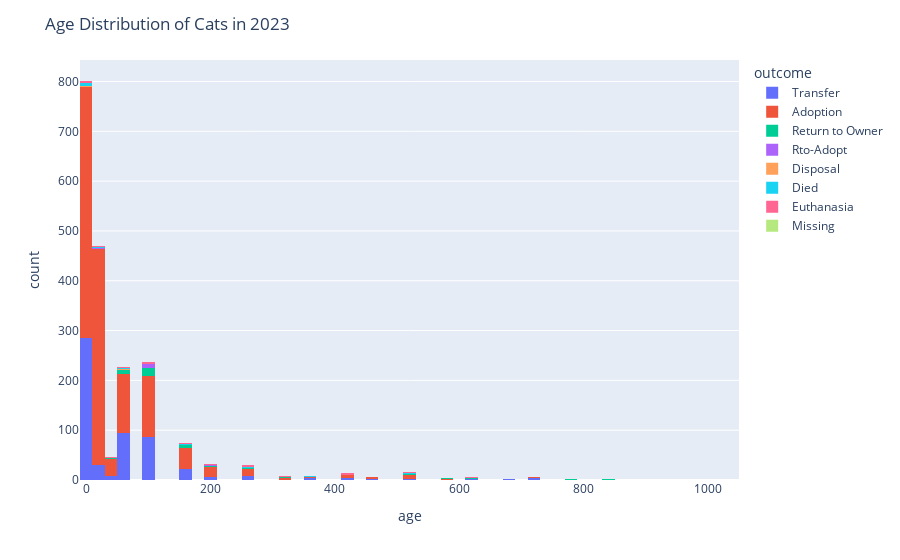

Source (notebook cell):
### Code cell
# create a seaborn histogram for age
# kittens are weeks 0 to approximately 26 weeks
# junior cats are weeks 26 to 104
# senior cats are weeks 520+ 
fig = px.histogram(df, x="age", color="outcome", nbins=55)

fig.update_layout(title_text='Age Distribution of Cats in 2023')
fig.for_each_trace(lambda t: t.update(name=rev_outcome.get(str(t.name), t.name)))
fig.show()

### Figure 1 — Plotly figure (JSON) as saved in the notebook; plotly's stock layout.template omitted (floating-point values rounded to 4 significant figures; data arrays with more than 128 entries replaced by an {"elided": "..."} marker saying what was removed)
{"data": [{"alignmentgroup": "True", "bingroup": "x", "hovertemplate": "outcome=2<br>age=%{x}<br>count=%{y}<extra></extra>", "legendgroup": "2", "marker": {"color": "#636efa", "pattern": {"shape": ""}}, "name": "Transfer", "nbinsx": 55, "offsetgroup": "2", "orientation": "v", "showlegend": true, "type": "histogram", "x": {"elided": "569 float values"}, "xaxis": "x", "yaxis": "y"}, {"alignmentgroup": "True", "bingroup": "x", "hovertemplate": "outcome=1<br>age=%{x}<br>count=%{y}<extra></extra>", "legendgroup": "1", "marker": {"color": "#EF553B", "pattern": {"shape": ""}}, "name": "Adoption", "nbinsx": 55, "offsetgroup": "1", "orientation": "v", "showlegend": true, "type": "histogram", "x": {"elided": "1313 int values"}, "xaxis": "x", "yaxis": "y"}, {"alignmentgroup": "True", "bingroup": "x", "hovertemplate": "outcome=3<br>age=%{x}<br>count=%{y}<extra></extra>", "legendgroup": "3", "marker": {"color": "#00cc96", "pattern": {"shape": ""}}, "name": "Return to Owner", "nbinsx": 55, "offsetgroup": "3", "orientation": "v", "showlegend": true, "type": "histogram", "x": [260, 52, 52, 312, 52, 260, 156, 52, 104, 312, 208, 312, 468, 624, 104, 104, 416, 52, 156, 52, 32, 104, 104, 104, 1040, 104, 104, 572, 364, 104, 24, 156, 104, 780, 520, 520, 36, 624, 104, 52, 156, 104, 832, 780, 104, 208, 884, 260, 520, 52, 156, 104, 832, 104, 104, 156], "xaxis": "x", "yaxis": "y"}, {"alignmentgroup": "True", "bingroup": "x", "hovertemplate": "outcome=4<br>age=%{x}<br>count=%{y}<extra></extra>", "legendgroup": "4", "marker": {"color": "#ab63fa", "pattern": {"shape": ""}}, "name": "Rto-Adopt", "nbinsx": 55, "offsetgroup": "4", "orientation": "v", "showlegend": true, "type": "histogram", "x": [104, 104, 104, 728, 104, 104, 104, 104, 104, 28, 208], "xaxis": "x", "yaxis": "y"}, {"alignmentgroup": "True", "bingroup": "x", "hovertemplate": "outcome=9<br>age=%{x}<br>count=%{y}<extra></extra>", "legendgroup": "9", "marker": {"color": "#FFA15A", "pattern": {"shape": ""}}, "name": "Disposal", "nbinsx": 55, "offsetgroup": "9", "orientation": "v", "showlegend": true, "type": "histogram", "x": [52, 104, 16, 8], "xaxis": "x", "yaxis": "y"}, {"alignmentgroup": "True", "bingroup": "x", "hovertemplate": "outcome=6<br>age=%{x}<br>count=%{y}<extra></extra>", "legendgroup": "6", "marker": {"color": "#19d3f3", "pattern": {"shape": ""}}, "name": "Died", "nbinsx": 55, "offsetgroup": "6", "orientation": "v", "showlegend": true, "type": "histogram", "x": [4, 12, 4, 260, 4, 5, 4, 59.93, 59.93, 208, 8, 260, 364, 156, 520, 24], "xaxis": "x", "yaxis": "y"}, {"alignmentgroup": "True", "bingroup": "x", "hovertemplate": "outcome=5<br>age=%{x}<br>count=%{y}<extra></extra>", "legendgroup": "5", "marker": {"color": "#FF6692", "pattern": {"shape": ""}}, "name": "Euthanasia", "nbinsx": 55, "offsetgroup": "5", "orientation": "v", "showlegend": true, "type": "histogram", "x": [156, 156, 32, 416, 104, 4, 52, 208, 364, 32, 5, 52, 208, 416, 8, 416, 260, 4, 624, 52, 312, 16, 520, 104, 260, 260, 520, 5, 104], "xaxis": "x", "yaxis": "y"}, {"alignmentgroup": "True", "bingroup": "x", "hovertemplate": "outcome=8<br>age=%{x}<br>count=%{y}<extra></extra>", "legendgroup": "8", "marker": {"color": "#B6E880", "pattern": {"shape": ""}}, "name": "Missing", "nbinsx": 55, "offsetgroup": "8", "orientation": "v", "showlegend": true, "type": "histogram", "x": [16, 44], "xaxis": "x", "yaxis": "y"}], "layout": {"barmode": "relative", "legend": {"title": {"text": "outcome"}, "tracegroupgap": 0}, "margin": {"t": 60}, "title": {"text": "Age Distribution of Cats in 2023"}, "xaxis": {"anchor": "y", "domain": [0, 1], "title": {"text": "age"}}, "yaxis": {"anchor": "x", "domain": [0, 1], "title": {"text": "count"}}}}
